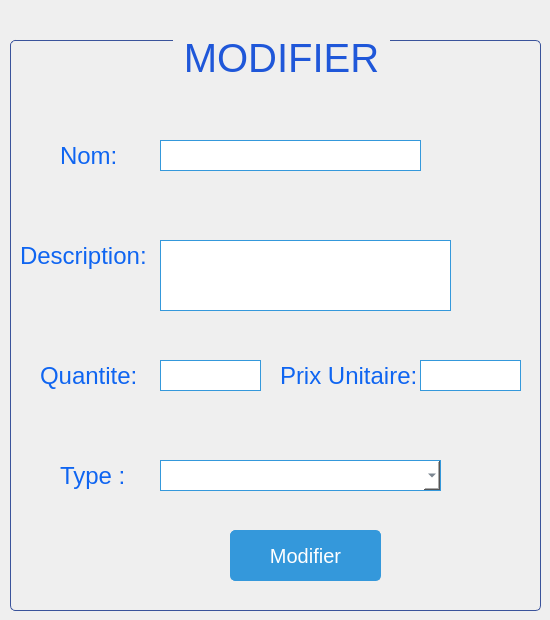
              <widget class="QWidget" name="page_52">
               <widget class="QGroupBox" name="groupBox_41">
                <property name="geometry">
                 <rect>
                  <x>10</x>
                  <y>30</y>
                  <width>531</width>
                  <height>581</height>
                 </rect>
                </property>
                <property name="styleSheet">
                 <string notr="true">QGroupBox {
    border: 1px solid #3a539b; /* Darker blue */
    border-radius: 5px;
    margin-top: 10px;
	font-size:40px;
}

QGroupBox::title {
    subcontrol-origin: margin;
    subcontrol-position: top center;
    padding: 5px;
color: #1F57D9;
    font-weight: bold;
}

QLabel {
    color: #0F65F1; /* Medium blue */
    font-size: 24px; /* Larger font size */
    font-family: &quot;Candara&quot;, sans-serif; /* Different font family */
}

QComboBox {
    background-color: #ffffff; /* Light white background */
    border: 1px solid #3498db; /* Medium blue */
    padding: 5px;
    color: #2c3e50; /* Dark gray text */
    selection-background-color: #3498db; /* Medium blue */
}

QLineEdit {
    background-color: #ffffff; /* Light white background */
    border: 1px solid #3498db; /* Medium blue */
    padding: 5px;
    color: #2c3e50; /* Dark gray text */
}

QDateEdit {
    background-color: #ffffff; /* Light white background */
    border: 1px solid #3498db; /* Medium blue */
    padding: 5px;
    color: #2c3e50; /* Dark gray text */
}

QPushButton {
    background-color: #3498db; /* Medium blue */
    color: #ffffff; /* White text */
    border: 1px solid #3498db; /* Medium blue */
    padding: 12px 24px; /* Larger padding */
    border-radius: 5px;
    font-family: &quot;Cambria&quot;, serif; /* Different font family */
    font-size: 20px; /* Larger font size */
}

QPushButton:hover {
    background-color: #2980b9; /* Darker hover color */
    border: 1px solid #2980b9; /* Darker hover color */
}
</string>
                </property>
                <property name="title">
                 <string>MODIFIER</string>
                </property>
                <widget class="QLineEdit" name="lineEdit_105">
                 <property name="geometry">
                  <rect>
                   <x>150</x>
                   <y>110</y>
                   <width>261</width>
                   <height>31</height>
                  </rect>
                 </property>
                </widget>
                <widget class="QLabel" name="label_242">
                 <property name="geometry">
                  <rect>
                   <x>50</x>
                   <y>110</y>
                   <width>71</width>
                   <height>31</height>
                  </rect>
                 </property>
                 <property name="styleSheet">
                  <string notr="true"/>
                 </property>
                 <property name="text">
                  <string>Nom:</string>
                 </property>
                </widget>
                <widget class="QLineEdit" name="lineEdit_106">
                 <property name="geometry">
                  <rect>
                   <x>150</x>
                   <y>210</y>
                   <width>291</width>
                   <height>71</height>
                  </rect>
                 </property>
                </widget>
                <widget class="QLabel" name="label_243">
                 <property name="geometry">
                  <rect>
                   <x>10</x>
                   <y>210</y>
                   <width>141</width>
                   <height>31</height>
                  </rect>
                 </property>
                 <property name="text">
                  <string>Description:</string>
                 </property>
                </widget>
                <widget class="QLineEdit" name="lineEdit_107">
                 <property name="geometry">
                  <rect>
                   <x>410</x>
                   <y>330</y>
                   <width>101</width>
                   <height>31</height>
                  </rect>
                 </property>
                </widget>
                <widget class="QLabel" name="label_244">
                 <property name="geometry">
                  <rect>
                   <x>270</x>
                   <y>330</y>
                   <width>141</width>
                   <height>31</height>
                  </rect>
                 </property>
                 <property name="text">
                  <string>Prix Unitaire:</string>
                 </property>
                </widget>
                <widget class="QComboBox" name="comboBox_75">
                 <property name="geometry">
                  <rect>
                   <x>150</x>
                   <y>430</y>
                   <width>281</width>
                   <height>31</height>
                  </rect>
                 </property>
                </widget>
                <widget class="QLabel" name="label_245">
                 <property name="geometry">
                  <rect>
                   <x>50</x>
                   <y>430</y>
                   <width>81</width>
                   <height>31</height>
                  </rect>
                 </property>
                 <property name="text">
                  <string>Type :</string>
                 </property>
                </widget>
                <widget class="QLabel" name="label_246">
                 <property name="geometry">
                  <rect>
                   <x>30</x>
                   <y>330</y>
                   <width>101</width>
                   <height>31</height>
                  </rect>
                 </property>
                 <property name="text">
                  <string>Quantite:</string>
                 </property>
                </widget>
                <widget class="QLineEdit" name="lineEdit_108">
                 <property name="geometry">
                  <rect>
                   <x>150</x>
                   <y>330</y>
                   <width>101</width>
                   <height>31</height>
                  </rect>
                 </property>
                </widget>
                <widget class="QPushButton" name="pushButton_33">
                 <property name="geometry">
                  <rect>
                   <x>220</x>
                   <y>500</y>
                   <width>151</width>
                   <height>51</height>
                  </rect>
                 </property>
                 <property name="text">
                  <string>Modifier</string>
                 </property>
                </widget>
               </widget>
              </widget>
